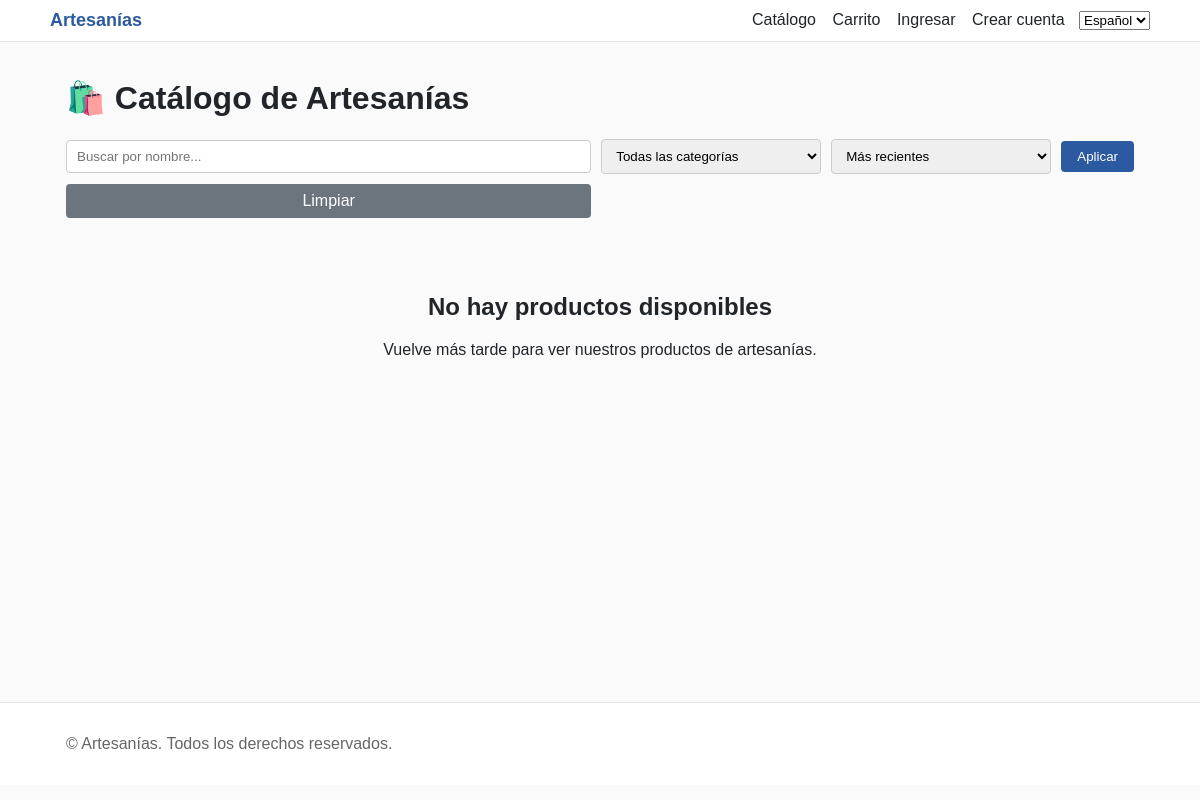
Before: /es/ with the older database file.
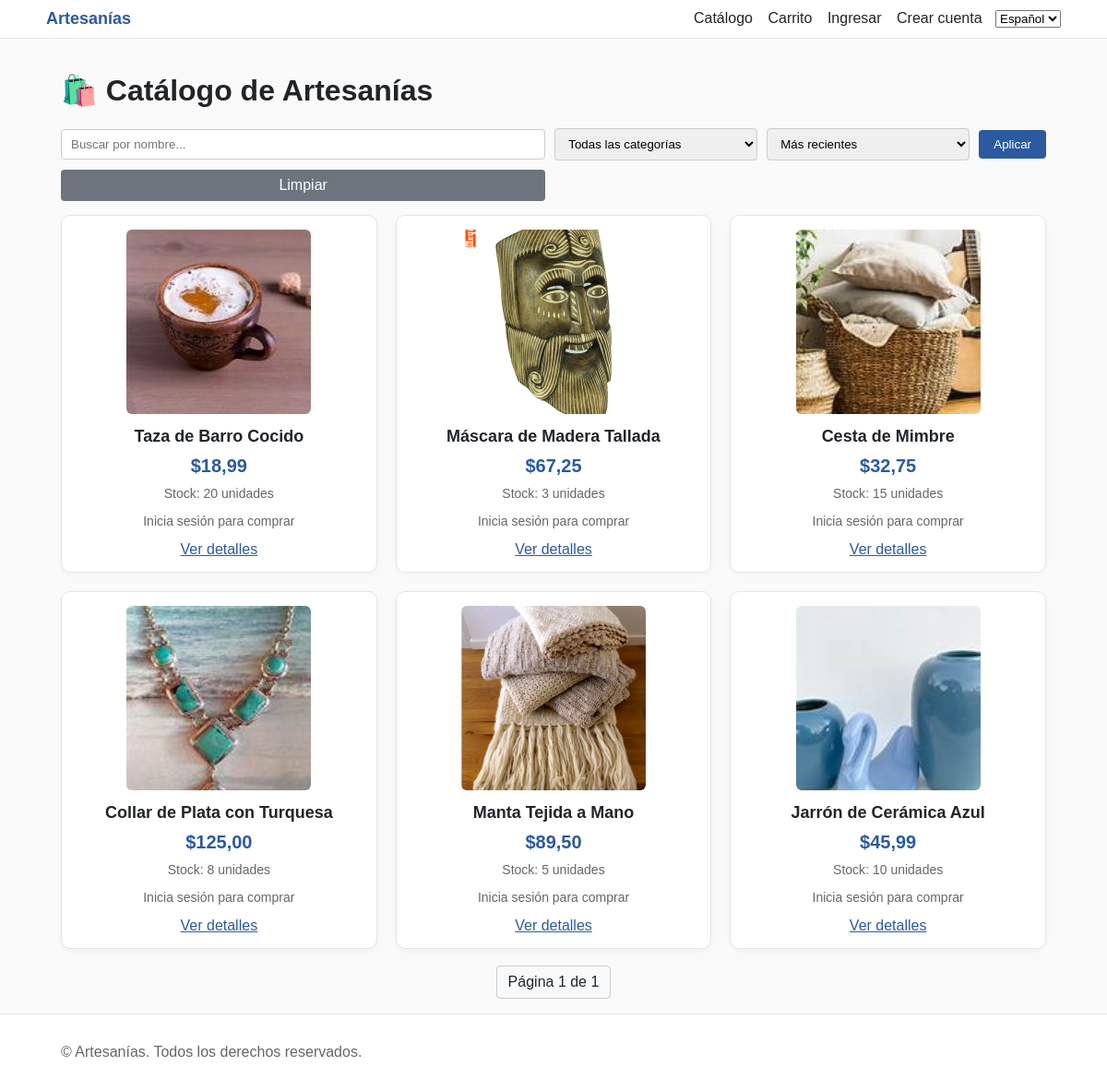
After: the same page with the newer database file.
### store/models.py (models this page shows, shortened)
class Producto(models.Model):
    nombre = models.CharField(max_length=100)
    descripcion = models.TextField()
    precio = models.DecimalField(max_digits=10, decimal_places=2)
    imagen = models.ImageField(upload_to='productos/', blank=True, null=True)
    stock = models.PositiveIntegerField(default=0)
    fecha_creacion = models.DateTimeField(auto_now_add=True)
    categoria = models.ForeignKey('Categoria', null=True, blank=True, on_delete=models.SET_NULL)

### store/views.py (the view)
# urls.py: path('', views.product_list, name='product_list'),
def product_list(request):
    q = request.GET.get('q', '').strip()
    categoria_id = request.GET.get('categoria')
    sort = request.GET.get('sort', 'recent')
    productos = Producto.objects.all()
    if q:
        productos = productos.filter(nombre__icontains=q)
    if categoria_id:
        productos = productos.filter(categoria_id=categoria_id)
    sort_map = {
        'recent': '-fecha_creacion',
        'price_asc': 'precio',
        'price_desc': '-precio',
        'name_asc': 'nombre',
        'name_desc': '-nombre',
    }
    productos = productos.order_by(sort_map.get(sort, '-fecha_creacion'))
    paginator = Paginator(productos, 12)
    page = request.GET.get('page')
    try:
        productos_page = paginator.page(page)
    except PageNotAnInteger:
        productos_page = paginator.page(1)
    except EmptyPage:
        productos_page = paginator.page(paginator.num_pages)
    categorias = Categoria.objects.all().order_by('nombre')
    contexto = {
        'productos': productos_page,
        'q': q,
        'categorias': categorias,
        'categoria_seleccionada': int(categoria_id) if categoria_id else None,
        'sort': sort,
        'page_obj': productos_page,
    }
    return render(request, 'store/product_list.html', contexto)

### templates/store/product_list.html (shortened to what this page needs)
{% extends 'base.html' %}
{% load i18n %}
{% block content %}
  <h1>🛍️ {% trans 'Catálogo de Artesanías' %}</h1>
  <form method="get" action="" style="margin: 15px 0; display: grid; grid-template-columns: 1fr 220px 220px auto; gap: 10px; align-items: center;">
    <input type="text" name="q" placeholder="{% trans 'Buscar por nombre...' %}" value="{{ q }}" style="padding: 8px 10px; border: 1px solid #ccc; border-radius: 4px;">
    <select name="categoria" style="padding: 8px 10px; border: 1px solid #ccc; border-radius: 4px;">
      <option value="">{% trans 'Todas las categorías' %}</option>
    </select>
    <select name="sort" style="padding: 8px 10px; border: 1px solid #ccc; border-radius: 4px;">
      <option value="recent" {% if sort == 'recent' %}selected{% endif %}>{% trans 'Más recientes' %}</option>
    </select>
    <button type="submit" style="padding: 8px 16px; background-color: #2c5aa0; color: white; border: none; border-radius: 4px; cursor: pointer;">{% trans 'Aplicar' %}</button>
    <a href="{% url 'product_list' %}" style="padding: 8px 12px; background-color: #6c757d; color: white; text-decoration: none; border-radius: 4px; text-align: center;">{% trans 'Limpiar' %}</a>
  </form>
  <div class="product-grid">
    {% for p in productos %}
      <div class="product-card">
        {% if p.imagen %}
          <img src="{{ p.imagen.url }}" alt="{{ p.nombre }}" class="product-image" loading="lazy" width="200" height="200">
        {% else %}
          <div class="no-image">📷 Sin imagen</div>
        {% endif %}
        <div class="product-name">{{ p.nombre }}</div>
        <div class="product-price">${{ p.precio }}</div>
        {% if p.stock > 0 %}
        <div class="product-stock">{% trans 'Stock' %}: {{ p.stock }} {% trans 'unidades' %}</div>
        {% else %}
        <div class="product-stock" style="color:#dc3545; font-weight:bold;">{% trans 'Sin stock' %}</div>
        {% endif %}
        {% if user.is_authenticated %}
          {% if p.stock > 0 %}
            <form method="post" action="{% url 'add_to_cart' p.pk %}" style="margin-top: 10px; display:flex; gap:8px; justify-content:center; align-items:center;">
              {% csrf_token %}
              <input type="number" name="cantidad" value="1" min="1" max="{{ p.stock }}" style="width:80px; padding:6px; border:1px solid #ccc; border-radius:4px;">
              <button type="submit" class="add-to-cart-btn">🛒 {% trans 'Añadir' %}</button>
            </form>
          {% else %}
            <p style="color:#dc3545; font-weight:bold;">{% trans 'Sin stock' %}</p>
          {% endif %}
        {% else %}
          <p style="color: #666; font-size: 14px;">{% trans 'Inicia sesión para comprar' %}</p>
        {% endif %}
        <a href="{% url 'product_detail' p.pk %}?next={{ request.get_full_path|urlencode }}" style="display: block; margin-top: 10px; color: #2c5aa0;">{% trans 'Ver detalles' %}</a>
      </div>
    {% empty %}
      <div style="grid-column: 1 / -1; text-align: center; padding: 40px;">
        <h2>{% trans 'No hay productos disponibles' %}</h2>
        <p>{% trans 'Vuelve más tarde para ver nuestros productos de artesanías.' %}</p>
      </div>
    {% endfor %}
  </div>
  {% if page_obj %}
  <div style="margin-top: 18px; display:flex; justify-content:center; gap:8px;">
    <span style="padding:8px 12px; border:1px solid #ccc; border-radius:4px; background:#f8f9fa;">{% trans 'Página' %} {{ page_obj.number }} {% trans 'de' %} {{ page_obj.paginator.num_pages }}</span>
  </div>
  {% endif %}
{% endblock %}

### templates/base.html (shortened to what this page needs)
{% load static %}
<!doctype html>
<html>
<head>
  {% load i18n %}
</head>
<body>
  <header>
    <div class="container nav">
      <a class="brand" href="{% url 'product_list' %}">Artesanías</a>
      <nav class="nav-links">
        <a href="{% url 'product_list' %}">{% trans 'Catálogo' %}</a>
        <a href="{% url 'view_cart' %}?next={{ request.get_full_path|urlencode }}">{% trans 'Carrito' %}</a>
        {% if user.is_authenticated %}
          <span class="hide-mobile">Hola, {{ user.username }}</span>
          <a href="{% url 'logout' %}">Salir</a>
        {% else %}
          <a href="{% url 'login' %}?next={{ request.get_full_path|urlencode }}">{% trans 'Ingresar' %}</a>
          <a href="{% url 'register' %}?next={{ request.get_full_path|urlencode }}">{% trans 'Crear cuenta' %}</a>
        {% endif %}
        <form id="langForm" action="{% url 'set_language' %}" method="post" style="display:inline-block; margin-left:10px;">
          <select id="langSelect" name="language">
            {% get_current_language as LANGUAGE_CODE %}
            {% get_available_languages as LANGUAGES %}
            {% for code, name in LANGUAGES %}
              <option value="{{ code }}" {% if code == LANGUAGE_CODE %}selected{% endif %}>{{ name }}</option>
            {% endfor %}
          </select>
        </form>
      </nav>
    </div>
  </header>
  <main>
    <div class="container">
      {% block content %}{% endblock %}
    </div>
  </main>
  <footer>
    <div class="container">
      <div>&copy; {{ now|default:"" }} Artesanías. Todos los derechos reservados.</div>
    </div>
  </footer>
</body>
</html>

### templates/base.html (style rules this page uses)
:root { --primary:#2c5aa0; --primary-dark:#1e3d6f; --success:#28a745; --danger:#dc3545; --muted:#6c757d; }
* { box-sizing: border-box; }
html, body { margin:0; padding:0; font-family: Arial, sans-serif; background:#fafafa; color:#212529; }
a { color: var(--primary); }
.container { max-width: 1100px; margin: 0 auto; padding: 16px; }
header { background:#fff; border-bottom:1px solid #e5e5e5; position: sticky; top:0; z-index: 10; }
.nav { display:flex; align-items:center; justify-content: space-between; gap:12px; padding: 10px 0; }
.brand { font-weight:bold; color: var(--primary); text-decoration:none; font-size: 18px; }
.nav-links a { margin-left:12px; text-decoration:none; color:#212529; }
main { min-height: calc(100vh - 140px); }
footer { background:#fff; border-top:1px solid #e5e5e5; padding: 16px 0; color:#666; }

### templates/store/product_list.html (style rules this page uses)
.product-grid { display: grid; grid-template-columns: repeat(auto-fit, minmax(280px, 1fr)); gap: 20px; }
.product-card { background:#fff; border: 1px solid #e5e5e5; padding: 15px; border-radius: 10px; text-align: center; box-shadow: 0 2px 6px rgba(0,0,0,0.04); }
.product-image { max-width: 200px; max-height: 200px; object-fit: cover; border-radius: 6px; }
.product-name { font-size: 18px; font-weight: bold; margin: 10px 0; }
.product-price { font-size: 20px; color: #2c5aa0; font-weight: bold; margin: 10px 0; }
.product-stock { color: #666; font-size: 14px; }

Changed rows visible on the page:
added Producto: imagen (picture), nombre "Taza de Barro Cocido", precio "18,99", stock "20"
added Producto: imagen (picture), nombre "Máscara de Madera Tallada", precio "67,25", stock "3"
added Producto: imagen (picture), nombre "Cesta de Mimbre", precio "32,75", stock "15"
added Producto: imagen (picture), nombre "Collar de Plata con Turquesa", precio "125,00", stock "8"
added Producto: imagen (picture), nombre "Manta Tejida a Mano", precio "89,50", stock "5"
added Producto: imagen (picture), nombre "Jarrón de Cerámica Azul", precio "45,99", stock "10"
Other visible differences:
{{ page_obj.number }}: (not shown) → "1"
{{ page_obj.paginator.num_pages }}: (not shown) → "1"
text no longer shown: "No hay productos disponibles Vuelve más tarde para ver nuestros productos de artesanías."
text now shown: "Página de"
